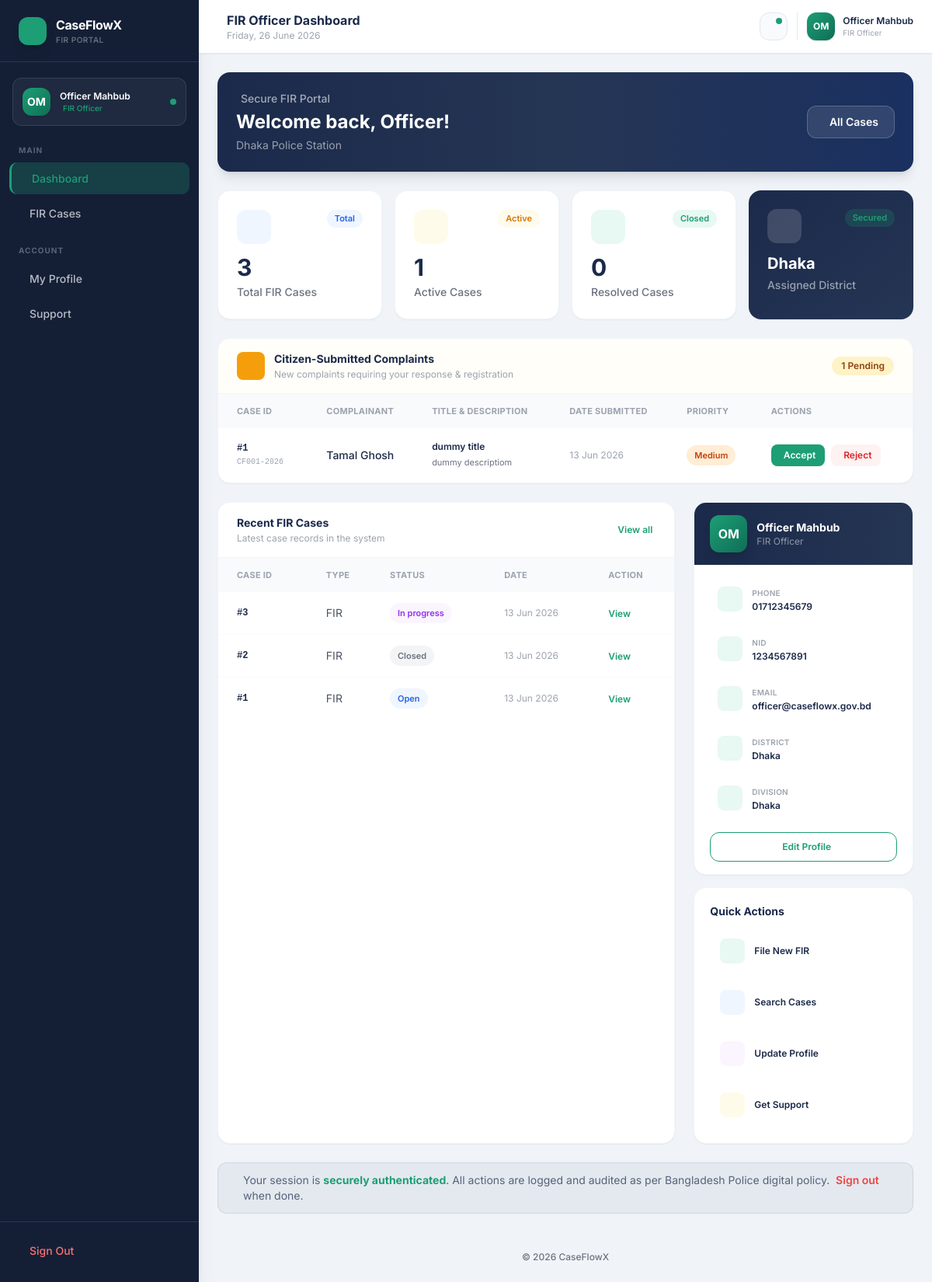
The page /fir_officer_dashboard.php (signed in) on the database as committed earlier.
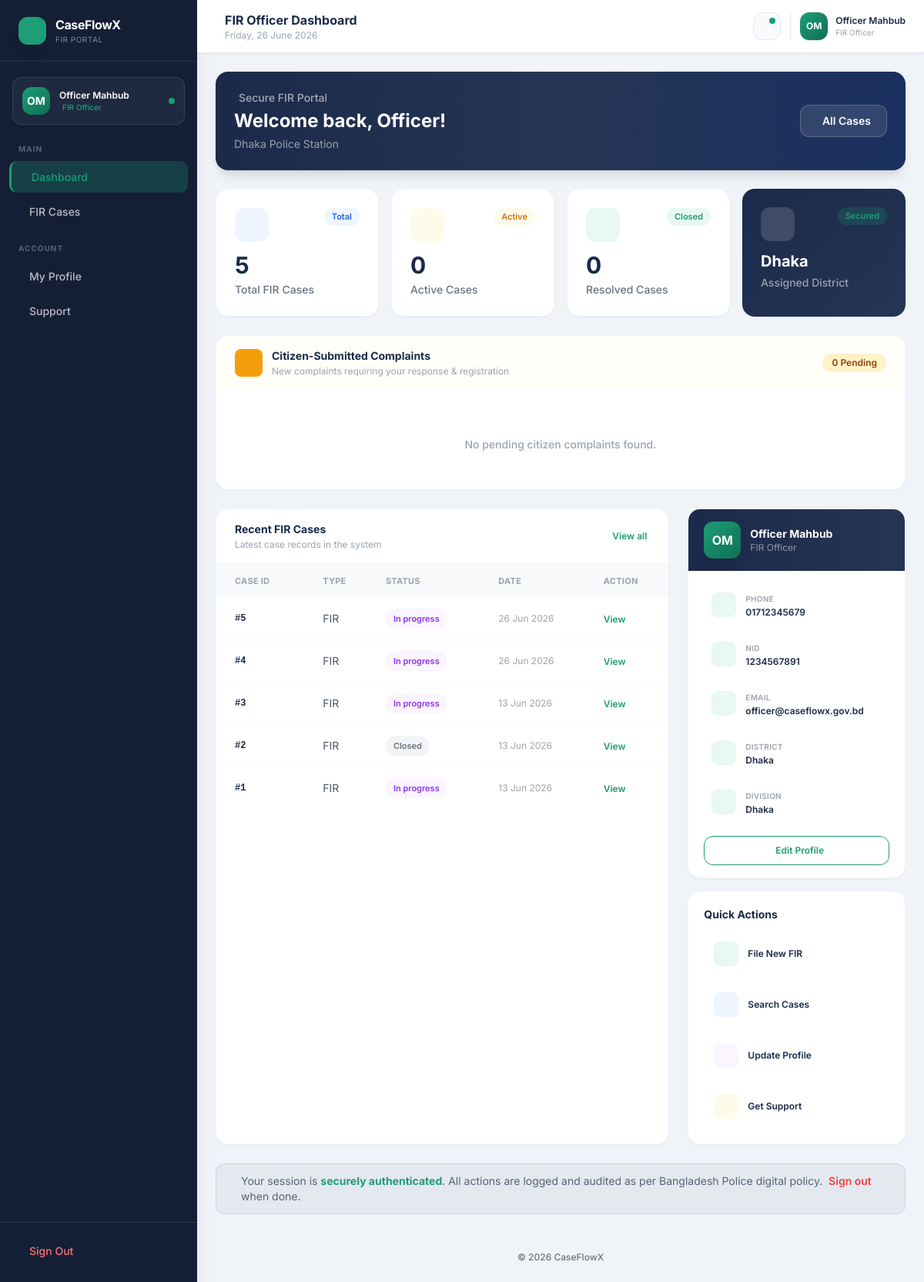
The same page on the database as committed later.
### tables this page shows
CREATE TABLE cases (
            id              INTEGER PRIMARY KEY AUTOINCREMENT,
            citizen_id      INTEGER NOT NULL,
            case_number     TEXT    NOT NULL UNIQUE,
            title           TEXT    NOT NULL,
            description     TEXT    NOT NULL,
            status          TEXT    NOT NULL DEFAULT 'open' CHECK(status IN ('open','in_progress','resolved','closed')),
            priority        TEXT    NOT NULL DEFAULT 'low' CHECK(priority IN ('low','medium','high')),
            created_at      TEXT    NOT NULL DEFAULT (datetime('now')), fir_number TEXT, complainant_name TEXT, complainant_nid TEXT, complainant_phone TEXT, complainant_address TEXT, incident_date TEXT, incident_time TEXT, incident_location TEXT, incident_description TEXT, sections_applied TEXT, witness_details TEXT, officer_id INTEGER, station_code TEXT, investigating_officer TEXT, modified_by INTEGER, modified_at TEXT, investigator_id INTEGER,
            FOREIGN KEY (citizen_id) REFERENCES citizens(id) ON DELETE CASCADE
        );

CREATE TABLE citizens (
            id              INTEGER PRIMARY KEY AUTOINCREMENT,
            full_name       TEXT    NOT NULL,
            national_id     TEXT    NOT NULL UNIQUE,
            date_of_birth   TEXT    NOT NULL,
            gender          TEXT    NOT NULL CHECK(gender IN ('male','female','other')),
            phone           TEXT    NOT NULL UNIQUE,
            email           TEXT    UNIQUE,
            division        TEXT    NOT NULL,
            district        TEXT    NOT NULL,
            address         TEXT    NOT NULL,
            password_hash   TEXT    NOT NULL,
            status          TEXT    NOT NULL DEFAULT 'active' CHECK(status IN ('active','suspended')),
            created_at      TEXT    NOT NULL DEFAULT (datetime('now')),
            last_login      TEXT
        );

### fir_officer_dashboard.php (the view, shortened to what the changed rows need)
<?php
require_once __DIR__ . '/auth.php';
$lang = $_SESSION['lang'] ?? 'en';
$officerName = $_SESSION['username'] ?? 'Officer';
$officerPhone = '';
$officerNID = '';
$officerDivision = '';
$officerDistrict = '';
$officerEmail = '';
try {
    $stmt = $pdo->prepare("SELECT * FROM users WHERE id = :id LIMIT 1");
    $stmt->execute(['id' => $_SESSION['user_id']]);
    $officer = $stmt->fetch();
    if ($officer) {
        $officerName     = $officer['full_name'];
        $officerPhone    = $officer['phone'];
        $officerNID      = $officer['national_id'];
        $officerDivision = $officer['division'];
        $officerDistrict = $officer['district'];
        $officerEmail    = $officer['email'] ?? '';
    }
} catch (PDOException $e) {
    error_log('[CaseFlowX] Officer dashboard DB error: ' . $e->getMessage());
}
$totalCases = 0;
$openCases = 0;
$recentCases = [];
$citizenComplaints = [];
try {
    $checkTable = $pdo->query("SELECT name FROM sqlite_master WHERE type='table' AND name='cases'")->fetchColumn();
    if ($checkTable) {
        $totalCases    = (int) $pdo->query("SELECT COUNT(*) FROM cases")->fetchColumn();
        $openCases     = (int) $pdo->query("SELECT COUNT(*) FROM cases WHERE status IN ('open','pending')")->fetchColumn();
        $recentCases   = $pdo->query("SELECT * FROM cases ORDER BY created_at DESC LIMIT 6")->fetchAll();
        $citizenComplaints = $pdo->query("
            SELECT c.*, ct.full_name as citizen_name
            FROM cases c
            LEFT JOIN citizens ct ON c.citizen_id = ct.id
            WHERE c.citizen_id IS NOT NULL AND c.officer_id IS NULL AND c.status IN ('open', 'Submitted')
            ORDER BY c.created_at DESC
        ")->fetchAll();
    }
} catch (PDOException $e) {
    error_log('[CaseFlowX] Case query error: ' . $e->getMessage());
}
?>
<!DOCTYPE html>
<html lang="<?php echo $lang; ?>">
<head>
<script src="https://cdn.tailwindcss.com"></script>
<link rel="stylesheet" href="https://cdn.jsdelivr.net/npm/@tabler/icons-webfont@latest/tabler-icons.min.css"/>
</head>
<body class="h-screen flex overflow-hidden">
<main class="flex-1 flex flex-col overflow-auto">
  <header class="bg-white border-b border-slate-200 px-6 py-3.5 flex items-center justify-between shadow-sm sticky top-0 z-10">
    <div class="flex items-center gap-3">
      <div>
        <h1 class="text-navy text-base font-bold">FIR Officer Dashboard</h1>
      </div>
    </div>
  </header>
  <div class="flex-1 p-6 space-y-6 animate-fade-in">
    <div class="bg-gradient-to-r from-navy via-navy2 to-[#1a3060] rounded-2xl p-6 text-white relative overflow-hidden shadow-lg">
      <div class="relative flex flex-col sm:flex-row sm:items-center sm:justify-between gap-4">
        <div>
          <h2 class="text-2xl font-bold">Welcome back, <?php echo htmlspecialchars(explode(' ', $officerName)[0]); ?>!</h2>
        </div>
      </div>
    </div>
    <div class="grid grid-cols-2 lg:grid-cols-4 gap-4 animate-slide-up">
      <div class="stat-card bg-white border border-slate-100 shadow-sm">
        <div class="flex items-start justify-between mb-3">
          <div class="w-11 h-11 rounded-xl bg-blue-50 flex items-center justify-center">
          </div>
          <span class="badge bg-blue-50 text-blue-600">Total</span>
        </div>
        <p class="text-3xl font-bold text-navy counter" data-target="<?php echo $totalCases; ?>"><?php echo $totalCases; ?></p>
        <p class="text-gray-500 text-sm mt-1 font-medium">Total FIR Cases</p>
      </div>
      <div class="stat-card bg-white border border-slate-100 shadow-sm">
        <div class="flex items-start justify-between mb-3">
          <div class="w-11 h-11 rounded-xl bg-amber-50 flex items-center justify-center">
          </div>
          <span class="badge bg-amber-50 text-amber-600">Active</span>
        </div>
        <p class="text-3xl font-bold text-navy counter" data-target="<?php echo $openCases; ?>"><?php echo $openCases; ?></p>
        <p class="text-gray-500 text-sm mt-1 font-medium">Active Cases</p>
      </div>
    </div>
    <div class="bg-white rounded-2xl shadow-sm border border-slate-100 overflow-hidden mb-6">
      <div class="bg-amber-50/30 border-b border-slate-100 px-6 py-4 flex items-center justify-between">
        <div class="flex items-center gap-3">
          <div class="w-9 h-9 rounded-lg bg-amber-500 flex items-center justify-center text-white text-lg">
          </div>
          <div>
          </div>
        </div>
        <span class="badge bg-amber-100 text-amber-800 font-semibold px-3 py-1 rounded-full text-xs">
          <?php echo count($citizenComplaints); ?> Pending
        </span>
      </div>
      <div class="overflow-x-auto">
        <?php if (empty($citizenComplaints)): ?>
        <div class="px-6 py-12 text-center">
          <p class="text-gray-400 text-sm font-medium">No pending citizen complaints found.</p>
        </div>
        <?php else: ?>
        <table class="w-full text-sm">
          <thead>
            <tr class="bg-slate-50 text-[11px] font-semibold text-gray-400 uppercase tracking-wide">
              <th class="text-left px-6 py-3">Case ID</th>
              <th class="text-left px-4 py-3">Complainant</th>
              <th class="text-left px-4 py-3">Title & Description</th>
              <th class="text-left px-4 py-3">Date Submitted</th>
              <th class="text-left px-4 py-3">Priority</th>
              <th class="text-left px-4 py-3">Actions</th>
            </tr>
          </thead>
          <tbody class="divide-y divide-slate-100">
            <?php foreach ($citizenComplaints as $complaint):
              $priCls = [
                'low' => 'bg-gray-100 text-gray-700',
                'medium' => 'bg-orange-100 text-orange-700',
                'high' => 'bg-red-100 text-red-700'
              ][$complaint['priority'] ?? 'low'] ?? 'bg-gray-100 text-gray-700';
              $dt = isset($complaint['created_at']) ? date('d M Y', strtotime($complaint['created_at'])) : '-';
            ?>
            <tr id="complaint-row-<?php echo $complaint['id']; ?>" class="hover:bg-slate-50/60 transition-colors">
              <td class="px-6 py-4 font-mono text-xs text-navy font-semibold">
                #<?php echo htmlspecialchars($complaint['id']); ?>
                <div class="text-[10px] text-gray-400 font-normal mt-0.5"><?php echo htmlspecialchars($complaint['case_number']); ?></div>
              </td>
              <td class="px-4 py-4">
                <span class="font-medium text-navy"><?php echo htmlspecialchars($complaint['citizen_name'] ?? $complaint['complainant_name'] ?? 'Citizen'); ?></span>
              </td>
              <td class="px-4 py-4 max-w-xs">
                <div class="font-semibold text-navy text-xs truncate"><?php echo htmlspecialchars($complaint['title']); ?></div>
                <div class="text-[11px] text-gray-500 line-clamp-2 mt-0.5"><?php echo htmlspecialchars($complaint['description']); ?></div>
              </td>
              <td class="px-4 py-4 text-gray-400 text-xs"><?php echo $dt; ?></td>
              <td class="px-4 py-4"><span class="badge <?php echo $priCls; ?>"><?php echo ucfirst($complaint['priority'] ?? 'low'); ?></span></td>
              <td class="px-4 py-4">
                <div class="flex items-center gap-2">
                  <button onclick="respondComplaint(<?php echo $complaint['id']; ?>, 'accept', this)" class="bg-accent hover:bg-accent-dark text-white px-3 py-1.5 rounded-lg text-xs font-semibold flex items-center gap-1 transition shadow-sm">
                    <i class="ti ti-check"></i> Accept
                  </button>
                  <button onclick="openRejectModal(<?php echo $complaint['id']; ?>, '<?php echo htmlspecialchars(addslashes($complaint['title'])); ?>')" class="bg-red-50 hover:bg-red-100 text-red-600 px-3 py-1.5 rounded-lg text-xs font-semibold flex items-center gap-1 transition">
                    <i class="ti ti-x"></i> Reject
                  </button>
                </div>
              </td>
            </tr>
            <?php endforeach; ?>
          </tbody>
        </table>
        <?php endif; ?>
      </div>
    </div>
    <div class="grid grid-cols-1 lg:grid-cols-3 gap-6">
      <div class="lg:col-span-2 bg-white rounded-2xl shadow-sm border border-slate-100 overflow-hidden">
        <div class="overflow-x-auto">
          <?php if (empty($recentCases)): ?>
          <div class="px-6 py-12 text-center">
            <i class="ti ti-file-off text-5xl text-gray-200 mb-3 block"></i>
            <p class="text-gray-400 text-sm font-medium">No FIR cases found in the system.</p>
            <a href="new-case.php" class="inline-flex items-center gap-1 text-accent text-xs font-semibold mt-2 hover:underline">
              <i class="ti ti-plus"></i> File first FIR
            </a>
          </div>
          <?php else: ?>
          <table class="w-full text-sm">
            <thead>
              <tr class="bg-slate-50 text-[11px] font-semibold text-gray-400 uppercase tracking-wide">
                <th class="text-left px-6 py-3">Case ID</th>
                <th class="text-left px-4 py-3">Type</th>
                <th class="text-left px-4 py-3">Status</th>
                <th class="text-left px-4 py-3">Date</th>
                <th class="text-left px-4 py-3">Action</th>
              </tr>
            </thead>
            <tbody class="divide-y divide-slate-50">
              <?php foreach ($recentCases as $case):
                $sc = ['open'=>'bg-blue-50 text-blue-600','pending'=>'bg-amber-50 text-amber-600',
                       'in_progress'=>'bg-purple-50 text-purple-600','resolved'=>'bg-green-50 text-green-600',
                       'closed'=>'bg-gray-100 text-gray-500'][$case['status'] ?? 'open'] ?? 'bg-gray-100 text-gray-500';
                $dt = isset($case['created_at']) ? date('d M Y', strtotime($case['created_at'])) : '-';
              ?>
              <tr class="hover:bg-slate-50/60 transition-colors">
                <td class="px-6 py-3.5 font-mono text-xs text-navy font-semibold">#<?php echo htmlspecialchars($case['id'] ?? '-'); ?></td>
                <td class="px-4 py-3.5 text-gray-600"><?php echo htmlspecialchars($case['case_type'] ?? $case['type'] ?? 'FIR'); ?></td>
                <td class="px-4 py-3.5"><span class="badge <?php echo $sc; ?>"><?php echo ucfirst(str_replace('_',' ',$case['status'] ?? 'open')); ?></span></td>
                <td class="px-4 py-3.5 text-gray-400 text-xs"><?php echo $dt; ?></td>
                <td class="px-4 py-3.5">
                  <a href="case-details.php?id=<?php echo htmlspecialchars($case['id']); ?>" class="text-accent hover:text-[#0F6E56] text-xs font-semibold hover:underline">View</a>
                </td>
              </tr>
              <?php endforeach; ?>
            </tbody>
          </table>
          <?php endif; ?>
        </div>
      </div>
      <div class="space-y-4">
        <div class="bg-white rounded-2xl shadow-sm border border-slate-100 overflow-hidden">
          <div class="px-5 py-4 space-y-2 text-sm">
            <?php foreach ([
              ['ti-phone','Phone',$officerPhone],
              ['ti-id-badge','NID',$officerNID],
              ['ti-mail','Email',$officerEmail ?: '-'],
              ['ti-map-pin','District',$officerDistrict],
              ['ti-building','Division',$officerDivision],
            ] as [$ico,$lbl,$val]): ?>
            <div class="flex items-center gap-3 p-2.5 rounded-xl hover:bg-slate-50 transition-colors">
              <div class="w-8 h-8 rounded-lg bg-[#E8F8F3] flex items-center justify-center flex-shrink-0">
              </div>
              <div>
                <p class="text-gray-400 text-[10px] font-semibold uppercase tracking-wide"><?php echo $lbl; ?></p>
                <p class="text-navy text-xs font-semibold"><?php echo htmlspecialchars($val ?: '-'); ?></p>
              </div>
            </div>
            <?php endforeach; ?>
          </div>
        </div>
        <div class="bg-white rounded-2xl shadow-sm border border-slate-100 p-5">
          <div class="space-y-2">
            <?php foreach ([
              ['new-case.php','ti-plus','bg-[#E8F8F3] text-accent','File New FIR'],
              ['cases.php','ti-file-search','bg-blue-50 text-blue-600','Search Cases'],
              ['profile.php','ti-user-circle','bg-purple-50 text-purple-600','Update Profile'],
              ['support.php','ti-headset','bg-amber-50 text-amber-600','Get Support'],
            ] as [$href,$ico,$cls,$lbl]): ?>
            <a href="<?php echo $href; ?>" class="flex items-center gap-3 p-3 rounded-xl hover:bg-slate-50 border border-transparent hover:border-slate-100 transition-all group">
              <div class="w-8 h-8 rounded-lg <?php echo $cls; ?> flex items-center justify-center flex-shrink-0">
              </div>
              <span class="text-navy text-xs font-semibold group-hover:text-accent transition-colors"><?php echo $lbl; ?></span>
            </a>
            <?php endforeach; ?>
          </div>
        </div>
      </div>
    </div>
  </div>
</main>
</body>
</html>

Rows that differ between the two databases and show on the page:
no longer on one of the page's lists (row edited): cases: id "1", case_number "CF001-2026", citizen.full_name "Tamal Ghosh", title "dummy title", description "dummy descriptiom", created_at "13 Jun 2026", priority "Medium"
added cases: id "5", case_type "FIR", status "In progress", created_at "26 Jun 2026", shown under "Recent FIR Cases"
added cases: id "4", case_type "FIR", status "In progress", created_at "26 Jun 2026", shown under "Recent FIR Cases"
changed cases id 1: status "Open" → "In progress"
Other text that changed with them:
$totalCases: "3" → "5"
$openCases: "1" → "0"
count($citizenComplaints): "1" → "0"
text no longer shown: "CASE ID COMPLAINANT TITLE & DESCRIPTION DATE SUBMITTED PRIORITY ACTIONS"
text now shown: "No pending citizen complaints found."
